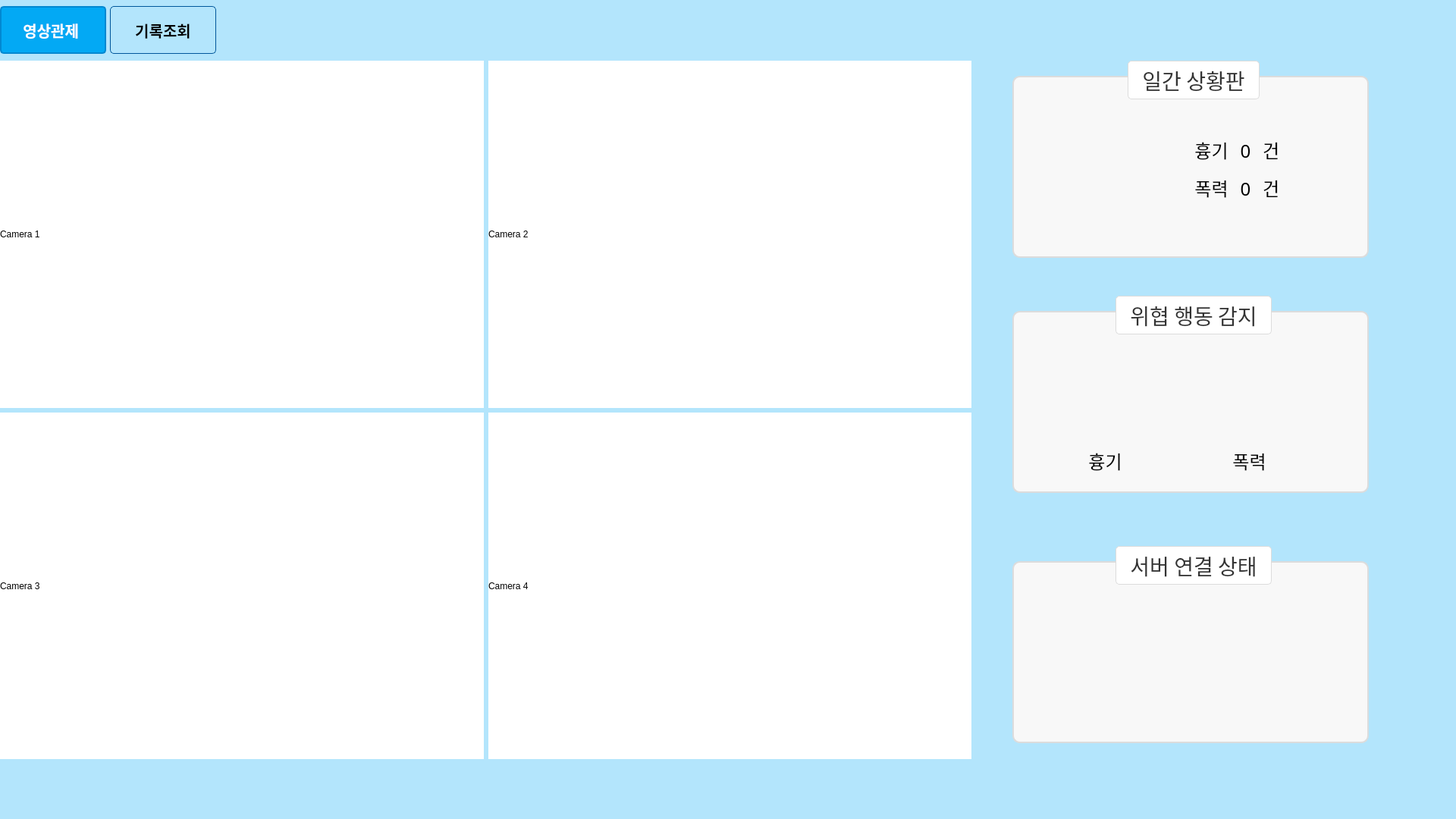
<?xml version="1.0" encoding="UTF-8"?>
<ui version="4.0">
 <class>Dialog</class>
 <widget class="QDialog" name="Dialog">
  <property name="geometry">
   <rect>
    <x>0</x>
    <y>0</y>
    <width>1920</width>
    <height>1080</height>
   </rect>
  </property>
  <property name="palette">
   <palette>
    <active>
     <colorrole role="Button">
      <brush brushstyle="SolidPattern">
       <color alpha="255">
        <red>179</red>
        <green>229</green>
        <blue>252</blue>
       </color>
      </brush>
     </colorrole>
     <colorrole role="Base">
      <brush brushstyle="SolidPattern">
       <color alpha="255">
        <red>179</red>
        <green>229</green>
        <blue>252</blue>
       </color>
      </brush>
     </colorrole>
     <colorrole role="Window">
      <brush brushstyle="SolidPattern">
       <color alpha="255">
        <red>179</red>
        <green>229</green>
        <blue>252</blue>
       </color>
      </brush>
     </colorrole>
    </active>
    <inactive>
     <colorrole role="Button">
      <brush brushstyle="SolidPattern">
       <color alpha="255">
        <red>179</red>
        <green>229</green>
        <blue>252</blue>
       </color>
      </brush>
     </colorrole>
     <colorrole role="Base">
      <brush brushstyle="SolidPattern">
       <color alpha="255">
        <red>179</red>
        <green>229</green>
        <blue>252</blue>
       </color>
      </brush>
     </colorrole>
     <colorrole role="Window">
      <brush brushstyle="SolidPattern">
       <color alpha="255">
        <red>179</red>
        <green>229</green>
        <blue>252</blue>
       </color>
      </brush>
     </colorrole>
    </inactive>
    <disabled>
     <colorrole role="Button">
      <brush brushstyle="SolidPattern">
       <color alpha="255">
        <red>179</red>
        <green>229</green>
        <blue>252</blue>
       </color>
      </brush>
     </colorrole>
     <colorrole role="Base">
      <brush brushstyle="SolidPattern">
       <color alpha="255">
        <red>179</red>
        <green>229</green>
        <blue>252</blue>
       </color>
      </brush>
     </colorrole>
     <colorrole role="Window">
      <brush brushstyle="SolidPattern">
       <color alpha="255">
        <red>179</red>
        <green>229</green>
        <blue>252</blue>
       </color>
      </brush>
     </colorrole>
    </disabled>
   </palette>
  </property>
  <property name="windowTitle">
   <string>Dialog</string>
  </property>
  <property name="styleSheet">
   <string notr="true">QDialog {
    background-color: #B3E5FC; /* 파스텔톤 연한 파란색 */
}
</string>
  </property>
  <widget class="QStackedWidget" name="stackedWidget">
   <property name="geometry">
    <rect>
     <x>0</x>
     <y>0</y>
     <width>1920</width>
     <height>1080</height>
    </rect>
   </property>
   <property name="palette">
    <palette>
     <active>
      <colorrole role="Button">
       <brush brushstyle="SolidPattern">
        <color alpha="255">
         <red>179</red>
         <green>229</green>
         <blue>252</blue>
        </color>
       </brush>
      </colorrole>
      <colorrole role="Base">
       <brush brushstyle="SolidPattern">
        <color alpha="255">
         <red>179</red>
         <green>229</green>
         <blue>252</blue>
        </color>
       </brush>
      </colorrole>
      <colorrole role="Window">
       <brush brushstyle="SolidPattern">
        <color alpha="255">
         <red>179</red>
         <green>229</green>
         <blue>252</blue>
        </color>
       </brush>
      </colorrole>
     </active>
     <inactive>
      <colorrole role="Button">
       <brush brushstyle="SolidPattern">
        <color alpha="255">
         <red>179</red>
         <green>229</green>
         <blue>252</blue>
        </color>
       </brush>
      </colorrole>
      <colorrole role="Base">
       <brush brushstyle="SolidPattern">
        <color alpha="255">
         <red>179</red>
         <green>229</green>
         <blue>252</blue>
        </color>
       </brush>
      </colorrole>
      <colorrole role="Window">
       <brush brushstyle="SolidPattern">
        <color alpha="255">
         <red>179</red>
         <green>229</green>
         <blue>252</blue>
        </color>
       </brush>
      </colorrole>
     </inactive>
     <disabled>
      <colorrole role="Button">
       <brush brushstyle="SolidPattern">
        <color alpha="255">
         <red>179</red>
         <green>229</green>
         <blue>252</blue>
        </color>
       </brush>
      </colorrole>
      <colorrole role="Base">
       <brush brushstyle="SolidPattern">
        <color alpha="255">
         <red>179</red>
         <green>229</green>
         <blue>252</blue>
        </color>
       </brush>
      </colorrole>
      <colorrole role="Window">
       <brush brushstyle="SolidPattern">
        <color alpha="255">
         <red>179</red>
         <green>229</green>
         <blue>252</blue>
        </color>
       </brush>
      </colorrole>
     </disabled>
    </palette>
   </property>
   <property name="styleSheet">
    <string notr="true">background-color: #B3E5FC; </string>
   </property>
   <property name="currentIndex">
    <number>0</number>
   </property>
   <widget class="QWidget" name="page">
    <widget class="QWidget" name="gridLayoutWidget">
     <property name="geometry">
      <rect>
       <x>0</x>
       <y>80</y>
       <width>1281</width>
       <height>921</height>
      </rect>
     </property>
     <layout class="QGridLayout" name="gridLayout">
      <property name="spacing">
       <number>6</number>
      </property>
      <item row="1" column="1">
       <widget class="QLabel" name="label">
        <property name="styleSheet">
         <string notr="true">background-color: rgb(255, 255, 255);</string>
        </property>
        <property name="text">
         <string>Camera 1</string>
        </property>
       </widget>
      </item>
      <item row="1" column="2">
       <widget class="QLabel" name="label_2">
        <property name="styleSheet">
         <string notr="true">background-color: rgb(255, 255, 255);</string>
        </property>
        <property name="text">
         <string>Camera 2</string>
        </property>
       </widget>
      </item>
      <item row="2" column="1">
       <widget class="QLabel" name="label_3">
        <property name="styleSheet">
         <string notr="true">background-color: rgb(255, 255, 255);</string>
        </property>
        <property name="text">
         <string>Camera 3</string>
        </property>
       </widget>
      </item>
      <item row="2" column="2">
       <widget class="QLabel" name="label_4">
        <property name="styleSheet">
         <string notr="true">background-color: rgb(255, 255, 255);</string>
        </property>
        <property name="text">
         <string>Camera 4</string>
        </property>
       </widget>
      </item>
     </layout>
    </widget>
    <widget class="QGroupBox" name="groupBox">
     <property name="geometry">
      <rect>
       <x>1335</x>
       <y>80</y>
       <width>470</width>
       <height>260</height>
      </rect>
     </property>
     <property name="font">
      <font>
       <family>NanumGothic</family>
       <pointsize>21</pointsize>
      </font>
     </property>
     <property name="styleSheet">
      <string notr="true">QGroupBox {
    background-color: #f8f8f8; /* 부드러운 하얀색 배경 */
    border: 2px solid #dcdcdc; /* 옅은 회색 테두리 */
    border-radius: 10px;       /* 둥근 모서리 */
    margin-top: 20px;          /* 제목 여백 */
    padding: 10px;             /* 내부 여백 */
}
QGroupBox:title {
    subcontrol-origin: margin; /* 제목 위치 설정 */
    subcontrol-position: top center; /* 제목을 상단 중앙에 배치 */
    padding: 5px 15px;          /* 제목 내부 여백 */
    background-color: #ffffff;  /* 제목 배경 흰색 */
    color: #333333;             /* 제목 글자색 */
    border: 1px solid #dcdcdc;  /* 제목 테두리 */
    border-radius: 5px;         /* 제목 둥근 테두리 */
}
</string>
     </property>
     <property name="title">
      <string>일간 상황판</string>
     </property>
     <widget class="QLabel" name="police_icon">
      <property name="geometry">
       <rect>
        <x>120</x>
        <y>100</y>
        <width>81</width>
        <height>71</height>
       </rect>
      </property>
      <property name="styleSheet">
       <string notr="true">background-color: rgba(191, 64, 64, 0);</string>
      </property>
      <property name="text">
       <string/>
      </property>
      <property name="pixmap">
       <pixmap>../../../../../Downloads/police.png</pixmap>
      </property>
      <property name="scaledContents">
       <bool>true</bool>
      </property>
     </widget>
     <widget class="QLabel" name="weapon_title">
      <property name="geometry">
       <rect>
        <x>240</x>
        <y>100</y>
        <width>45</width>
        <height>35</height>
       </rect>
      </property>
      <property name="font">
       <font>
        <family>NanumGothic</family>
        <pointsize>18</pointsize>
       </font>
      </property>
      <property name="styleSheet">
       <string notr="true">background-color: rgba(191, 64, 64, 0);
</string>
      </property>
      <property name="text">
       <string>흉기</string>
      </property>
      <property name="alignment">
       <set>Qt::AlignCenter</set>
      </property>
     </widget>
     <widget class="QLabel" name="weapon_label">
      <property name="geometry">
       <rect>
        <x>330</x>
        <y>100</y>
        <width>23</width>
        <height>35</height>
       </rect>
      </property>
      <property name="font">
       <font>
        <family>NanumGothic</family>
        <pointsize>18</pointsize>
       </font>
      </property>
      <property name="styleSheet">
       <string notr="true">background-color: rgba(191, 64, 64, 0);</string>
      </property>
      <property name="text">
       <string>건</string>
      </property>
     </widget>
     <widget class="QLabel" name="weapon_count">
      <property name="geometry">
       <rect>
        <x>292</x>
        <y>105</y>
        <width>31</width>
        <height>28</height>
       </rect>
      </property>
      <property name="font">
       <font>
        <family>NanumGothic</family>
        <pointsize>18</pointsize>
       </font>
      </property>
      <property name="styleSheet">
       <string notr="true">background-color: rgba(191, 64, 64, 0);</string>
      </property>
      <property name="text">
       <string>0</string>
      </property>
      <property name="alignment">
       <set>Qt::AlignCenter</set>
      </property>
     </widget>
     <widget class="QLabel" name="violence_title">
      <property name="geometry">
       <rect>
        <x>240</x>
        <y>150</y>
        <width>45</width>
        <height>35</height>
       </rect>
      </property>
      <property name="font">
       <font>
        <family>NanumGothic</family>
        <pointsize>18</pointsize>
       </font>
      </property>
      <property name="styleSheet">
       <string notr="true">background-color: rgba(191, 64, 64, 0);</string>
      </property>
      <property name="text">
       <string>폭력</string>
      </property>
      <property name="alignment">
       <set>Qt::AlignCenter</set>
      </property>
     </widget>
     <widget class="QLabel" name="violence_label">
      <property name="geometry">
       <rect>
        <x>330</x>
        <y>150</y>
        <width>23</width>
        <height>35</height>
       </rect>
      </property>
      <property name="font">
       <font>
        <family>NanumGothic</family>
        <pointsize>18</pointsize>
       </font>
      </property>
      <property name="styleSheet">
       <string notr="true">background-color: rgba(191, 64, 64, 0);</string>
      </property>
      <property name="text">
       <string>건</string>
      </property>
     </widget>
     <widget class="QLabel" name="violence_count">
      <property name="geometry">
       <rect>
        <x>292</x>
        <y>155</y>
        <width>31</width>
        <height>28</height>
       </rect>
      </property>
      <property name="font">
       <font>
        <family>NanumGothic</family>
        <pointsize>18</pointsize>
       </font>
      </property>
      <property name="styleSheet">
       <string notr="true">background-color: rgba(191, 64, 64, 0);</string>
      </property>
      <property name="text">
       <string>0</string>
      </property>
      <property name="alignment">
       <set>Qt::AlignCenter</set>
      </property>
     </widget>
    </widget>
    <widget class="QGroupBox" name="groupBox_2">
     <property name="geometry">
      <rect>
       <x>1335</x>
       <y>390</y>
       <width>470</width>
       <height>260</height>
      </rect>
     </property>
     <property name="font">
      <font>
       <family>NanumGothic</family>
       <pointsize>21</pointsize>
      </font>
     </property>
     <property name="styleSheet">
      <string notr="true">QGroupBox {
    background-color: #f8f8f8; /* 부드러운 하얀색 배경 */
    border: 2px solid #dcdcdc; /* 옅은 회색 테두리 */
    border-radius: 10px;       /* 둥근 모서리 */
    margin-top: 20px;          /* 제목 여백 */
    padding: 10px;             /* 내부 여백 */
}
QGroupBox:title {
    subcontrol-origin: margin; /* 제목 위치 설정 */
    subcontrol-position: top center; /* 제목을 상단 중앙에 배치 */
    padding: 5px 15px;          /* 제목 내부 여백 */
    background-color: #ffffff;  /* 제목 배경 흰색 */
    color: #333333;             /* 제목 글자색 */
    border: 1px solid #dcdcdc;  /* 제목 테두리 */
    border-radius: 5px;         /* 제목 둥근 테두리 */
}
</string>
     </property>
     <property name="title">
      <string>위협 행동 감지</string>
     </property>
     <widget class="QLabel" name="violence_off">
      <property name="geometry">
       <rect>
        <x>250</x>
        <y>60</y>
        <width>120</width>
        <height>141</height>
       </rect>
      </property>
      <property name="styleSheet">
       <string notr="true">background-color: rgba(191, 64, 64, 0);</string>
      </property>
      <property name="text">
       <string/>
      </property>
      <property name="pixmap">
       <pixmap>ui/fight_off.png</pixmap>
      </property>
      <property name="scaledContents">
       <bool>true</bool>
      </property>
     </widget>
     <widget class="QLabel" name="violence_title2">
      <property name="geometry">
       <rect>
        <x>290</x>
        <y>200</y>
        <width>45</width>
        <height>35</height>
       </rect>
      </property>
      <property name="font">
       <font>
        <family>NanumGothic</family>
        <pointsize>18</pointsize>
       </font>
      </property>
      <property name="styleSheet">
       <string notr="true">background-color: rgba(191, 64, 64, 0);</string>
      </property>
      <property name="text">
       <string>폭력</string>
      </property>
      <property name="alignment">
       <set>Qt::AlignCenter</set>
      </property>
     </widget>
     <widget class="QPushButton" name="weapon_detect">
      <property name="geometry">
       <rect>
        <x>80</x>
        <y>60</y>
        <width>120</width>
        <height>141</height>
       </rect>
      </property>
      <property name="styleSheet">
       <string notr="true">    QPushButton {
        background-color: rgba(191, 64, 64, 0);
        border: none;
    }

    QPushButton:focus {
        outline: none;  /* 포커스 시 테두리 제거 */
    }</string>
      </property>
      <property name="text">
       <string/>
      </property>
      <property name="icon">
       <iconset>
        <normaloff>ui/weapon_off.png</normaloff>
        <normalon>ui/weapon_on.png</normalon>ui/weapon_off.png</iconset>
      </property>
      <property name="iconSize">
       <size>
        <width>120</width>
        <height>141</height>
       </size>
      </property>
     </widget>
     <widget class="QLabel" name="weapon_title2">
      <property name="geometry">
       <rect>
        <x>100</x>
        <y>200</y>
        <width>45</width>
        <height>35</height>
       </rect>
      </property>
      <property name="font">
       <font>
        <family>NanumGothic</family>
        <pointsize>18</pointsize>
       </font>
      </property>
      <property name="styleSheet">
       <string notr="true">background-color: rgba(191, 64, 64, 0);
</string>
      </property>
      <property name="text">
       <string>흉기</string>
      </property>
      <property name="alignment">
       <set>Qt::AlignCenter</set>
      </property>
     </widget>
    </widget>
    <widget class="QGroupBox" name="groupBox_3">
     <property name="geometry">
      <rect>
       <x>1335</x>
       <y>720</y>
       <width>470</width>
       <height>260</height>
      </rect>
     </property>
     <property name="font">
      <font>
       <family>NanumGothic</family>
       <pointsize>21</pointsize>
      </font>
     </property>
     <property name="styleSheet">
      <string notr="true">QGroupBox {
    background-color: #f8f8f8; /* 부드러운 하얀색 배경 */
    border: 2px solid #dcdcdc; /* 옅은 회색 테두리 */
    border-radius: 10px;       /* 둥근 모서리 */
    margin-top: 20px;          /* 제목 여백 */
    padding: 10px;             /* 내부 여백 */
}
QGroupBox:title {
    subcontrol-origin: margin; /* 제목 위치 설정 */
    subcontrol-position: top center; /* 제목을 상단 중앙에 배치 */
    padding: 5px 15px;          /* 제목 내부 여백 */
    background-color: #ffffff;  /* 제목 배경 흰색 */
    color: #333333;             /* 제목 글자색 */
    border: 1px solid #dcdcdc;  /* 제목 테두리 */
    border-radius: 5px;         /* 제목 둥근 테두리 */
}
</string>
     </property>
     <property name="title">
      <string>서버 연결 상태</string>
     </property>
     <widget class="QPushButton" name="police_server_on">
      <property name="geometry">
       <rect>
        <x>180</x>
        <y>90</y>
        <width>101</width>
        <height>101</height>
       </rect>
      </property>
      <property name="styleSheet">
       <string notr="true">    QPushButton {
        background-color: rgba(191, 64, 64, 0);
        border: none;
    }

    QPushButton:focus {
        outline: none;  /* 포커스 시 테두리 제거 */
    }</string>
      </property>
      <property name="text">
       <string/>
      </property>
      <property name="icon">
       <iconset>
        <normaloff>ui/light_off.png</normaloff>
        <normalon>ui/light_on.png</normalon>ui/light_off.png</iconset>
      </property>
      <property name="iconSize">
       <size>
        <width>100</width>
        <height>100</height>
       </size>
      </property>
     </widget>
    </widget>
   </widget>
   <widget class="QWidget" name="page_2">
    <widget class="QWidget" name="videowidget" native="true">
     <property name="geometry">
      <rect>
       <x>0</x>
       <y>83</y>
       <width>1274</width>
       <height>921</height>
      </rect>
     </property>
     <property name="styleSheet">
      <string notr="true">background-color: rgb(119, 118, 123);</string>
     </property>
    </widget>
    <widget class="QComboBox" name="comboBox">
     <property name="geometry">
      <rect>
       <x>1565</x>
       <y>83</y>
       <width>130</width>
       <height>61</height>
      </rect>
     </property>
     <property name="font">
      <font>
       <pointsize>14</pointsize>
      </font>
     </property>
     <item>
      <property name="text">
       <string>0시</string>
      </property>
     </item>
     <item>
      <property name="text">
       <string>1시</string>
      </property>
     </item>
     <item>
      <property name="text">
       <string>2시</string>
      </property>
     </item>
     <item>
      <property name="text">
       <string>3시</string>
      </property>
     </item>
     <item>
      <property name="text">
       <string>4시</string>
      </property>
     </item>
     <item>
      <property name="text">
       <string>5시</string>
      </property>
     </item>
     <item>
      <property name="text">
       <string>6시</string>
      </property>
     </item>
     <item>
      <property name="text">
       <string>7시</string>
      </property>
     </item>
     <item>
      <property name="text">
       <string>8시</string>
      </property>
     </item>
     <item>
      <property name="text">
       <string>9시</string>
      </property>
     </item>
     <item>
      <property name="text">
       <string>10시</string>
      </property>
     </item>
     <item>
      <property name="text">
       <string>11시</string>
      </property>
     </item>
     <item>
      <property name="text">
       <string>12시</string>
      </property>
     </item>
     <item>
      <property name="text">
       <string>13시</string>
      </property>
     </item>
     <item>
      <property name="text">
       <string>14시</string>
      </property>
     </item>
     <item>
      <property name="text">
       <string>15시</string>
      </property>
     </item>
     <item>
      <property name="text">
       <string>16시</string>
      </property>
     </item>
     <item>
      <property name="text">
       <string>17시</string>
      </property>
     </item>
     <item>
      <property name="text">
       <string>18시</string>
      </property>
     </item>
     <item>
      <property name="text">
       <string>19시</string>
      </property>
     </item>
     <item>
      <property name="text">
       <string>20시</string>
      </property>
     </item>
     <item>
      <property name="text">
       <string>21시</string>
      </property>
     </item>
     <item>
      <property name="text">
       <string>22시</string>
      </property>
     </item>
     <item>
      <property name="text">
       <string>23시</string>
      </property>
     </item>
    </widget>
    <widget class="QWidget" name="layoutWidget_2">
     <property name="geometry">
      <rect>
       <x>1280</x>
       <y>160</y>
       <width>271</width>
       <height>61</height>
      </rect>
     </property>
     <layout class="QHBoxLayout" name="horizontalLayout">
      <item>
       <spacer name="horizontalSpacer_9">
        <property name="orientation">
         <enum>Qt::Horizontal</enum>
        </property>
        <property name="sizeType">
         <enum>QSizePolicy::Ignored</enum>
        </property>
        <property name="sizeHint" stdset="0">
         <size>
          <width>31</width>
          <height>5</height>
         </size>
        </property>
       </spacer>
      </item>
      <item>
       <widget class="QRadioButton" name="Weapon_radioButton">
        <property name="font">
         <font>
          <pointsize>14</pointsize>
         </font>
        </property>
        <property name="text">
         <string>흉기</string>
        </property>
       </widget>
      </item>
      <item>
       <spacer name="horizontalSpacer_10">
        <property name="orientation">
         <enum>Qt::Horizontal</enum>
        </property>
        <property name="sizeType">
         <enum>QSizePolicy::Ignored</enum>
        </property>
        <property name="sizeHint" stdset="0">
         <size>
          <width>40</width>
          <height>20</height>
         </size>
        </property>
       </spacer>
      </item>
      <item>
       <widget class="QRadioButton" name="Violence_radioButton">
        <property name="font">
         <font>
          <pointsize>14</pointsize>
         </font>
        </property>
        <property name="text">
         <string>폭력</string>
        </property>
       </widget>
      </item>
     </layout>
    </widget>
    <widget class="QPushButton" name="viewButton">
     <property name="geometry">
      <rect>
       <x>1705</x>
       <y>160</y>
       <width>130</width>
       <height>61</height>
      </rect>
     </property>
     <property name="font">
      <font>
       <pointsize>14</pointsize>
      </font>
     </property>
     <property name="focusPolicy">
      <enum>Qt::NoFocus</enum>
     </property>
     <property name="text">
      <string>보기</string>
     </property>
    </widget>
    <widget class="QTableWidget" name="tableWidget">
     <property name="geometry">
      <rect>
       <x>1285</x>
       <y>240</y>
       <width>551</width>
       <height>765</height>
      </rect>
     </property>
     <property name="font">
      <font>
       <pointsize>13</pointsize>
      </font>
     </property>
     <property name="layoutDirection">
      <enum>Qt::LeftToRight</enum>
     </property>
     <property name="gridStyle">
      <enum>Qt::NoPen</enum>
     </property>
     <attribute name="horizontalHeaderCascadingSectionResizes">
      <bool>true</bool>
     </attribute>
     <attribute name="horizontalHeaderDefaultSectionSize">
      <number>183</number>
     </attribute>
     <attribute name="horizontalHeaderStretchLastSection">
      <bool>true</bool>
     </attribute>
     <column>
      <property name="text">
       <string>비디오 ID</string>
      </property>
     </column>
     <column>
      <property name="text">
       <string>파일 이름</string>
      </property>
     </column>
     <column>
      <property name="text">
       <string>저장 시간</string>
      </property>
     </column>
    </widget>
    <widget class="QComboBox" name="comboBox_2">
     <property name="geometry">
      <rect>
       <x>1705</x>
       <y>83</y>
       <width>130</width>
       <height>61</height>
      </rect>
     </property>
     <property name="font">
      <font>
       <pointsize>14</pointsize>
      </font>
     </property>
     <item>
      <property name="text">
       <string>0분</string>
      </property>
     </item>
     <item>
      <property name="text">
       <string>10분</string>
      </property>
     </item>
     <item>
      <property name="text">
       <string>20분</string>
      </property>
     </item>
     <item>
      <property name="text">
       <string>30분</string>
      </property>
     </item>
     <item>
      <property name="text">
       <string>40분</string>
      </property>
     </item>
     <item>
      <property name="text">
       <string>50분</string>
      </property>
     </item>
    </widget>
    <widget class="QPushButton" name="searchButton">
     <property name="geometry">
      <rect>
       <x>1565</x>
       <y>160</y>
       <width>131</width>
       <height>61</height>
      </rect>
     </property>
     <property name="font">
      <font>
       <pointsize>14</pointsize>
      </font>
     </property>
     <property name="focusPolicy">
      <enum>Qt::NoFocus</enum>
     </property>
     <property name="layoutDirection">
      <enum>Qt::LeftToRight</enum>
     </property>
     <property name="text">
      <string>조회</string>
     </property>
    </widget>
    <widget class="QDateEdit" name="dateEdit">
     <property name="geometry">
      <rect>
       <x>1285</x>
       <y>83</y>
       <width>271</width>
       <height>61</height>
      </rect>
     </property>
     <property name="font">
      <font>
       <pointsize>14</pointsize>
      </font>
     </property>
     <property name="displayFormat">
      <string>yyyyMMdd</string>
     </property>
     <property name="calendarPopup">
      <bool>true</bool>
     </property>
     <property name="date">
      <date>
       <year>2024</year>
       <month>12</month>
       <day>18</day>
      </date>
     </property>
    </widget>
   </widget>
  </widget>
  <widget class="QPushButton" name="Event_Log_Button">
   <property name="geometry">
    <rect>
     <x>145</x>
     <y>8</y>
     <width>140</width>
     <height>63</height>
    </rect>
   </property>
   <property name="font">
    <font>
     <pointsize>15</pointsize>
     <weight>75</weight>
     <bold>true</bold>
    </font>
   </property>
   <property name="focusPolicy">
    <enum>Qt::NoFocus</enum>
   </property>
   <property name="styleSheet">
    <string notr="true">    QPushButton {
        background-color: #B3E5FC; /* 기본 상태 파스텔톤 연한 파란색 배경 */
        color: #000000; /* 검은색 텍스트 */
        border: 1px solid #01579B; /* 중간 파란 테두리 */
        border-radius: 5px; /* 둥근 버튼 */
        padding: 5px 10px; /* 안쪽 여백 */
    }</string>
   </property>
   <property name="text">
    <string>기록조회</string>
   </property>
  </widget>
  <widget class="QPushButton" name="Monitoring_Button">
   <property name="enabled">
    <bool>true</bool>
   </property>
   <property name="geometry">
    <rect>
     <x>0</x>
     <y>8</y>
     <width>140</width>
     <height>63</height>
    </rect>
   </property>
   <property name="font">
    <font>
     <pointsize>15</pointsize>
     <weight>75</weight>
     <bold>true</bold>
    </font>
   </property>
   <property name="focusPolicy">
    <enum>Qt::NoFocus</enum>
   </property>
   <property name="styleSheet">
    <string notr="true">  QPushButton {
        background-color: #03A9F4; /* 활성화 시 진한 파란색 배경 */
        color: #FFFFFF; /* 흰색 텍스트 */
        border: 2px solid #0288D1; /* 짙은 파란색 테두리 */
        font-weight: bold; /* 굵은 글자 */
        border-radius: 5px; /* 둥근 버튼 */
        padding: 5px 10px; /* 안쪽 여백 */
    }

</string>
   </property>
   <property name="text">
    <string>영상관제 </string>
   </property>
  </widget>
 </widget>
 <resources/>
 <connections/>
</ui>
